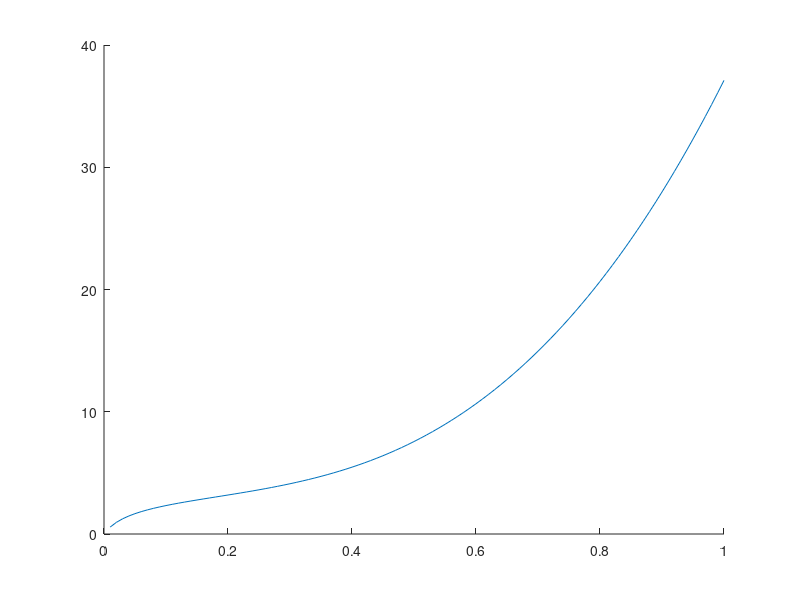

MATLAB code to generate this figure:
h = 0.01;
n = 100;

xi = zeros(n,1);
razlike = zeros(n,1) * -Inf;
k = 1;
pogoj = Inf;

% poračunamo prvi stolpec xi:
for i=1:n
    xi(i,1)=i*h;
end

while pogoj>=10^-3
    for i=1:n
        if i == 1
            ui = (i*h)^2 +exp(-xi(i,k));
        else 
            ui = xi(i-1,k+1) +(i*h)^2 +exp(-xi(i,k)); %izračunamo nov xi, ki je približek za ui
            % upostevamo, da smo ze izracunali xi(i-1,k+1)
        end
        xi(i,k+1) = ui;
        razlike(i,k)= abs(xi(i,k)-xi(i,k+1));
    end
    pogoj = max(razlike(:,k));
    k = k+1;
end
xi(n,k)

% tocke za risanje
X = zeros(1,n);
Y = zeros(1,n);

for i=1:100
    X(i)=xi(i,1);
    Y(i)=xi(i,k);
end

clf
hold on
plot(X, Y);
hold off
